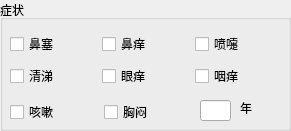
  <widget class="QGroupBox" name="groupBox_2">
   <property name="geometry">
    <rect>
     <x>40</x>
     <y>190</y>
     <width>291</width>
     <height>131</height>
    </rect>
   </property>
   <property name="title">
    <string>症状</string>
   </property>
   <widget class="QWidget" name="layoutWidget_3">
    <property name="geometry">
     <rect>
      <x>10</x>
      <y>30</y>
      <width>271</width>
      <height>61</height>
     </rect>
    </property>
    <layout class="QVBoxLayout" name="_13">
     <item>
      <layout class="QHBoxLayout" name="horizontalLayout_3">
       <item>
        <widget class="QCheckBox" name="zheng0">
         <property name="text">
          <string>鼻塞</string>
         </property>
        </widget>
       </item>
       <item>
        <widget class="QCheckBox" name="zheng1">
         <property name="text">
          <string>鼻痒</string>
         </property>
        </widget>
       </item>
       <item>
        <widget class="QCheckBox" name="zheng2">
         <property name="text">
          <string>喷嚏</string>
         </property>
        </widget>
       </item>
      </layout>
     </item>
     <item>
      <layout class="QHBoxLayout" name="horizontalLayout_4">
       <item>
        <widget class="QCheckBox" name="zheng3">
         <property name="text">
          <string>清涕</string>
         </property>
        </widget>
       </item>
       <item>
        <widget class="QCheckBox" name="zheng4">
         <property name="text">
          <string>眼痒</string>
         </property>
        </widget>
       </item>
       <item>
        <widget class="QCheckBox" name="zheng5">
         <property name="text">
          <string>咽痒</string>
         </property>
        </widget>
       </item>
      </layout>
     </item>
    </layout>
   </widget>
   <widget class="QWidget" name="layoutWidget">
    <property name="geometry">
     <rect>
      <x>10</x>
      <y>100</y>
      <width>181</width>
      <height>25</height>
     </rect>
    </property>
    <layout class="QHBoxLayout" name="horizontalLayout_5">
     <item>
      <widget class="QCheckBox" name="zheng6">
       <property name="text">
        <string>咳嗽</string>
       </property>
      </widget>
     </item>
     <item>
      <widget class="QCheckBox" name="zheng7">
       <property name="text">
        <string>胸闷</string>
       </property>
      </widget>
     </item>
    </layout>
   </widget>
   <widget class="QLineEdit" name="year">
    <property name="geometry">
     <rect>
      <x>200</x>
      <y>100</y>
      <width>31</width>
      <height>21</height>
     </rect>
    </property>
    <property name="maximumSize">
     <size>
      <width>16777215</width>
      <height>16777215</height>
     </size>
    </property>
   </widget>
   <widget class="QLabel" name="label_7">
    <property name="geometry">
     <rect>
      <x>240</x>
      <y>100</y>
      <width>21</width>
      <height>16</height>
     </rect>
    </property>
    <property name="text">
     <string>年</string>
    </property>
   </widget>
  </widget>
